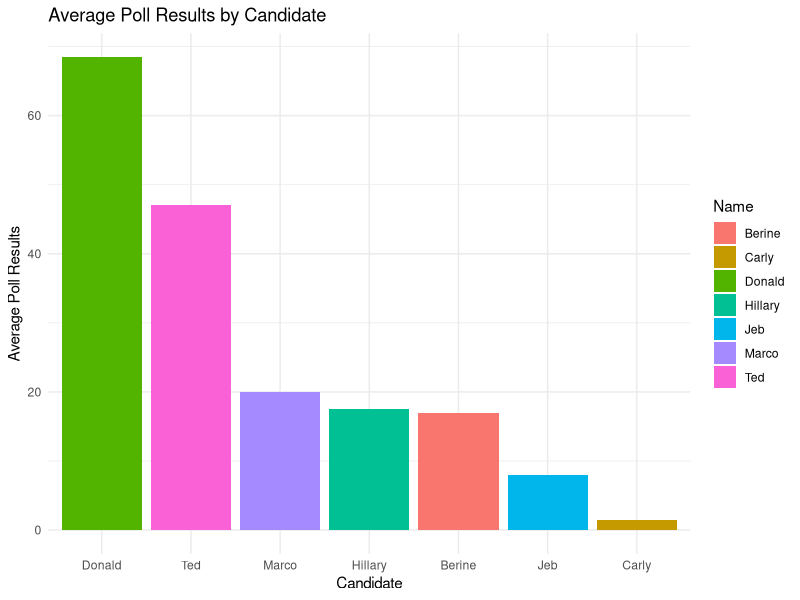

Generate this figure with R:
# Load ggplot2 for visualization
library(ggplot2)
# Candidate names
Name <- c("Jeb", "Donald", "Ted", "Marco", "Carly", "Hillary", "Berine")

# ABC political poll results
ABC_poll_results <- c(4, 62, 51, 21, 2, 14, 15)

# CBS political poll results
CBS_poll_results <- c(12, 75, 43, 19, 1, 21, 19)
# Create a data frame
poll_data <- data.frame(Name, ABC_poll_results, CBS_poll_results)

# Display the data frame
print(poll_data)
# Calculate average poll results
poll_data$Average <- rowMeans(poll_data[, c("ABC_poll_results", "CBS_poll_results")])

# Display the updated data frame
print(poll_data)
# Load ggplot2 for visualization
library(ggplot2)

# Create a bar plot
ggplot(poll_data, aes(x = reorder(Name, -Average), y = Average, fill = Name)) +
  geom_bar(stat = "identity") +
  labs(title = "Average Poll Results by Candidate",
       x = "Candidate",
       y = "Average Poll Results") +
  theme_minimal()

